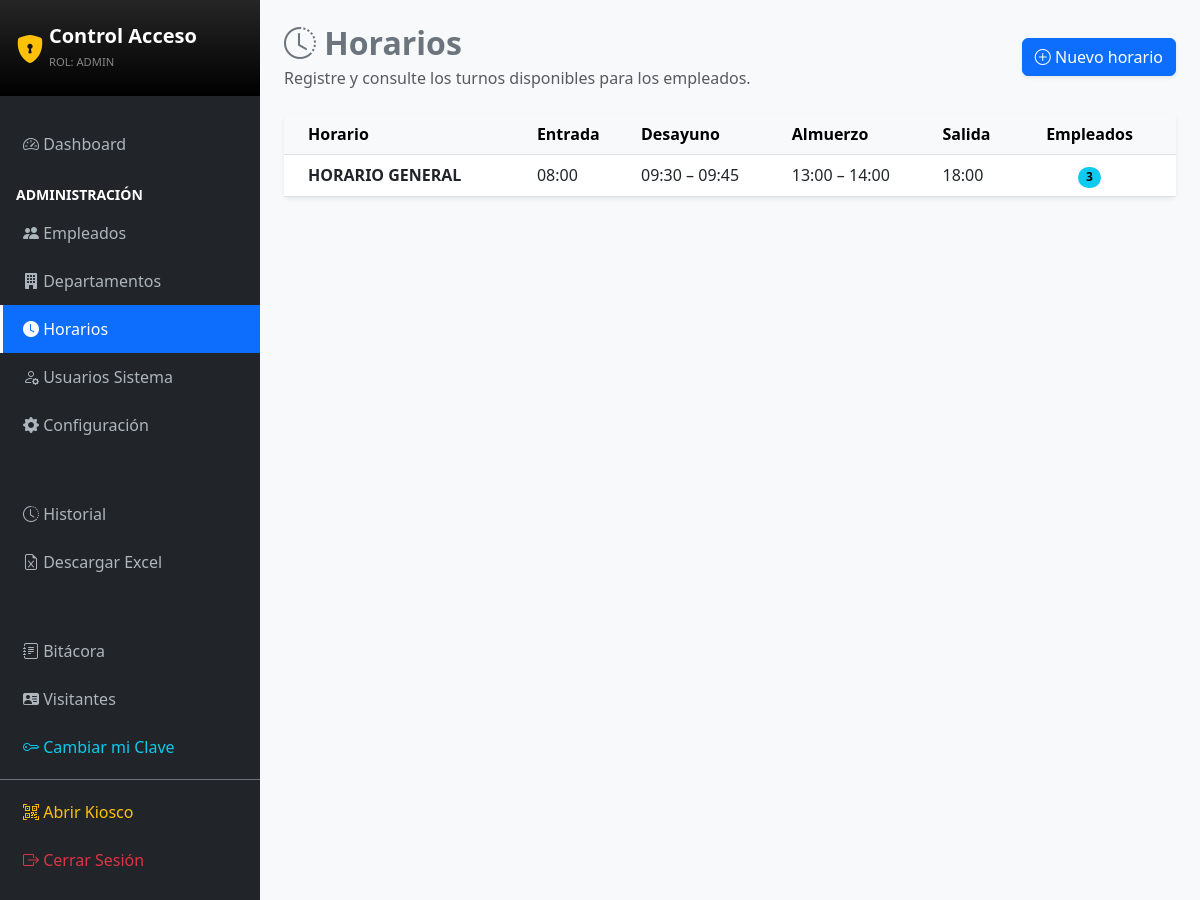
The app's page /?c=Schedule (signed in) with its own data.
### tables this page shows
CREATE TABLE IF NOT EXISTS `schedules` (
  `id` int NOT NULL AUTO_INCREMENT,
  `name` varchar(100) NOT NULL,
  `entry_time` varchar(255) NOT NULL,
  `breakfast_time` varchar(255) DEFAULT NULL,
  `breakfast_return_time` varchar(255) DEFAULT NULL,
  `lunch_out_time` varchar(255) NOT NULL,
  `lunch_return_time` varchar(255) NOT NULL,
  `check_out_time` varchar(255) NOT NULL,
  `created_at` datetime DEFAULT CURRENT_TIMESTAMP,
  PRIMARY KEY (`id`),
  UNIQUE KEY `name` (`name`)
);

### app/controllers/ScheduleController.php (called while the page is built, shortened)
<?php
require_once '../app/config/db.php';
require_once '../app/models/Schedule.php';
class ScheduleController {
    private $scheduleModel;
    public function __construct() {
        $database = new Database();
        $this->db = $database->getConnection();
        $this->scheduleModel = new Schedule($this->db);
    }
    public function index() {
        $schedules = $this->scheduleModel->read();
        require_once '../app/views/schedules/index.php';
    }
}
?>

### app/config/db.php (called while the page is built, shortened)
<?php
class Database {
    private $host = "localhost";
    private $db_name = "control_acceso_db";
    private $username = "root";
    private $password = "";
    public function getConnection() {
        $this->conn = null;
        try {
            $this->conn = new PDO("mysql:host=" . $this->host . ";dbname=" . $this->db_name, $this->username, $this->password);
            $this->conn->exec("set names utf8");
            $offset = date("P");
            $this->conn->exec("SET time_zone='$offset';");
        } catch(PDOException $exception) {
            echo "Error de conexión: " . $exception->getMessage();
        }
        return $this->conn;
    }
}
?>

### app/models/Schedule.php (called while the page is built, shortened)
<?php
class Schedule {
    private $conn;
    public function __construct($db) {
        $this->conn = $db;
    }
    public function read() {
        $query = "SELECT s.*,
                         (SELECT COUNT(*) FROM employees e WHERE e.schedule_id = s.id) AS employee_count
                  FROM schedules s
                  ORDER BY s.name ASC";
        $stmt = $this->conn->query($query);
        return $stmt->fetchAll(PDO::FETCH_ASSOC);
    }
}
?>

### app/views/schedules/index.php (the view, shortened to what this page needs)
<!DOCTYPE html>
<html lang="es">
<head>
    <link href="https://cdn.jsdelivr.net/npm/bootstrap@5.3.0/dist/css/bootstrap.min.css" rel="stylesheet">
    <link rel="stylesheet" href="https://cdn.jsdelivr.net/npm/bootstrap-icons@1.10.0/font/bootstrap-icons.css">
</head>
<body class="bg-light">
<div class="d-flex">
    <?php require_once '../app/views/layouts/sidebar.php'; ?>
    <main class="flex-grow-1 p-4" style="height: 100vh; overflow-y: auto;">
        <div class="d-flex flex-wrap justify-content-between align-items-center gap-3 mb-4">
            <div>
                <h2 class="fw-bold text-secondary mb-1"><i class="bi bi-clock-history"></i> Horarios</h2>
                <p class="text-muted mb-0">Registre y consulte los turnos disponibles para los empleados.</p>
            </div>
            <button class="btn btn-primary shadow-sm" data-bs-toggle="modal" data-bs-target="#newScheduleModal">
                <i class="bi bi-plus-circle"></i> Nuevo horario
            </button>
        </div>
        <div class="card shadow-sm border-0">
            <div class="card-body p-0">
                <div class="table-responsive">
                    <table class="table table-hover align-middle mb-0">
                        <thead class="table-light">
                            <tr><th class="ps-4">Horario</th><th>Entrada</th><th>Desayuno</th><th>Almuerzo</th><th>Salida</th><th class="text-center pe-4">Empleados</th></tr>
                        </thead>
                        <tbody>
                        <?php if (!empty($schedules)): ?>
                            <?php foreach ($schedules as $schedule): ?>
                                <tr>
                                    <td class="ps-4 fw-bold"><?php echo htmlspecialchars($schedule['name']); ?></td>
                                    <td><?php echo htmlspecialchars($schedule['entry_time']); ?></td>
                                    <td>
                                        <?php if (!empty($schedule['breakfast_time']) || !empty($schedule['breakfast_return_time'])): ?>
                                            <?php echo htmlspecialchars($schedule['breakfast_time'] ?: '—'); ?> – <?php echo htmlspecialchars($schedule['breakfast_return_time'] ?: '—'); ?>
                                        <?php else: ?><span class="badge text-bg-secondary">No aplica</span><?php endif; ?>
                                    </td>
                                    <td><?php echo htmlspecialchars($schedule['lunch_out_time']); ?> – <?php echo htmlspecialchars($schedule['lunch_return_time']); ?></td>
                                    <td><?php echo htmlspecialchars($schedule['check_out_time']); ?></td>
                                    <td class="text-center pe-4"><span class="badge rounded-pill text-bg-info"><?php echo (int)$schedule['employee_count']; ?></span></td>
                                </tr>
                            <?php endforeach; ?>
                        <?php else: ?>
                            <tr><td colspan="6" class="text-center p-5 text-muted">No hay horarios registrados.</td></tr>
                        <?php endif; ?>
                        </tbody>
                    </table>
                </div>
            </div>
        </div>
    </main>
</div>
</body>
</html>

### records on screen
schedules: name "HORARIO GENERAL", entry_time "08:00", breakfast_time "09:30", breakfast_return_time "09:45", lunch_out_time "13:00", lunch_return_time "14:00", check_out_time "18:00", employee_count "3"

### other values on screen
$_SESSION['role'] "ADMIN"
